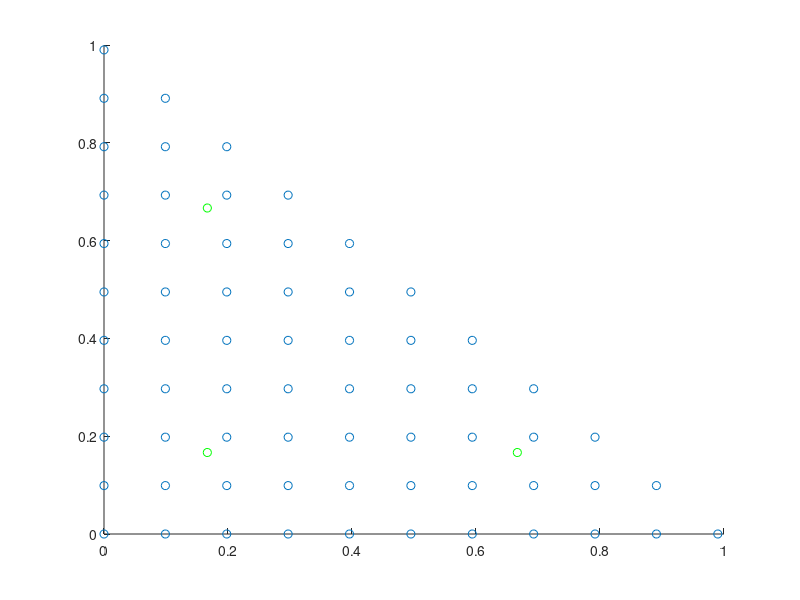
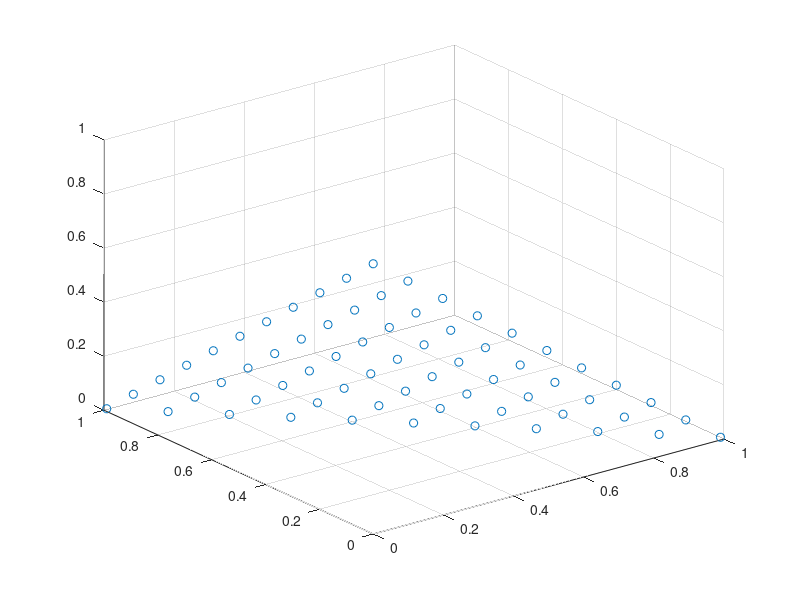

These charts were generated, in order, by the following MATLAB code: (Note: this script raises an error after producing the figures.)
% see the transformation from ref to real for the basis elements
clear
%generate v,u cordinates
% 
res = 0.099;
point = [0,0];

q2u = [[6.666666666666667e-01, ...
        1.666666666666667e-01]; ...
       [1.666666666666667e-01, ...
        6.666666666666667e-01]; ...
       [1.666666666666667e-01, ...
        1.666666666666667e-01]]';
q2w = [1.666666666666667e-01; ...
       1.666666666666667e-01; ...
       1.666666666666667e-01]';
    
u = [];
v = [];
while point(1) < 1
    while point(2) < (1-point(1))
        u = [u, point(1)];
        v = [v, point(2)];
        point(2) = point(2) + res;
    end
    point(1) = point(1) + res;
    point(2) = 0;
end

% transforms from refrance space to physical space 
a = 10;
xyz = rand(2,3)*a;


figure(1), clf
scatter(u,v); hold on
scatter(q2u(1,:),q2u(2,:),'g')

figure(2), clf
phi1 = 1-u-v;
phi2 = u;
phi3 = v;

phi1In = 1-q2u(1,:)-q2u(2,:);
phi2In = q2u(1,:);
phi3In = q2u(2,:);

scatter3(u,v,phi1)
sgtitle("phi")

scale = 0.05;
figure(3), clf
gPhi1 = [-1*ones(length(u),1) , -1*ones(length(v),1)]';
gPhi2 = [1*ones(length(u),1) , 0*ones(length(v),1)]';
gPhi3 = [0*ones(length(u),1) , 1*ones(length(v),1)]';

gPhi1In = [-1*ones(length(q2u(1,:)),1) , -1*ones(length(q2u(2,:)),1)]';
gPhi2In = [ 1*ones(length(q2u(1,:)),1)  , 0*ones(length(q2u(2,:)),1)]';
gPhi3In = [ 0*ones(length(q2u(1,:)),1)  , 1*ones(length(q2u(2,:)),1)]';

subplot(3,1,1)
quiver(u,v, gPhi1(1,:)*scale , gPhi1(2,:)*scale , 'Autoscale', 'off' ); hold on
quiver(q2u(1,:),q2u(2,:),gPhi1In(1,:)*scale,gPhi1In(2,:)*scale, 'Autoscale', 'off' ,'color','g')
subplot(3,1,2)
quiver(u,v,gPhi2(1,:)*scale,gPhi2(2,:)*scale, 'Autoscale', 'off' ), hold on
quiver(q2u(1,:),q2u(2,:),gPhi2In(1,:)*scale,gPhi2In(2,:)*scale, 'Autoscale', 'off' ,'color','g')
subplot(3,1,3)
quiver(u,v,gPhi3(1,:)*scale,gPhi3(2,:)*scale, 'Autoscale', 'off' ), hold on
quiver(q2u(1,:),q2u(2,:),gPhi3In(1,:)*scale,gPhi3In(2,:)*scale, 'Autoscale', 'off' ,'color','g')
sgtitle("gradiat of phi")
figure(31)

%%%% make trasnformation of rerfrance triangle to physical %%%%
q2x = zeros(2,length(q2w)); % allocate memorry
% 3 edge points i.e triangle
q2x = q2x + xyz(:,1)*phi1In;
q2x = q2x + xyz(:,2)*phi2In;
q2x = q2x + xyz(:,3)*phi3In;

% Jacobian
% jac = zeros(3);
% 
% jac = jac ...
%     + [xyz(1,1)*gPhi1In(1,:)', 0; ...
%        xyz(2,1)*gPhi1In', 0; ...
%        xyz(3,1)*gPhi1In', 0]';
% 
% jac = jac ...
%     + [xyz(1,2)*gPhi2In', 0; ...
%        xyz(2,2)*gPhi2In', 0; ...
%        xyz(3,2)*gPhi2In', 0]';
% 
% jac = jac ...
%     + [xyz(1,3)*gPhi3In', 0; ...
%        xyz(2,3)*gPhi3In', 0; ...
%        xyz(3,3)*gPhi3In', 0]';
% 
% jac(3,3) = 1;






%N
figure(4), clf
N1 = phi1.*gPhi2-phi2.*gPhi1;
N2 = phi2.*gPhi3-phi3.*gPhi2;
N3 = phi3.*gPhi1-phi1.*gPhi3;

N1In = phi1In.*gPhi2In-phi2In.*gPhi1In;
N2In = phi2In.*gPhi3In-phi3In.*gPhi2In;
N3In = phi3In.*gPhi1In-phi1In.*gPhi3In;



subplot(3,1,1)
quiver(u,v,N1(1,:)*scale,N1(2,:)*scale,'Autoscale', 'off'), hold on
quiver(q2u(1,:),q2u(2,:),N1In(1,:)*scale,N1In(2,:)*scale,'Autoscale', 'off')
subplot(3,1,2)
quiver(u,v,N2(1,:)*scale,N2(2,:)*scale,'Autoscale', 'off'), hold on
quiver(q2u(1,:),q2u(2,:),N2In(1,:)*scale,N2In(2,:)*scale,'Autoscale', 'off')
subplot(3,1,3)
quiver(u,v,N3(1,:)*scale,N3(2,:)*scale,'Autoscale', 'off'), hold on
quiver(q2u(1,:),q2u(2,:),N3In(1,:)*scale,N3In(2,:)*scale,'Autoscale', 'off')


sgtitle("N functions")

%n x N (S)
figure(5), clf
S1 = [-(phi1.*gPhi2(2,:)-phi2.*gPhi1(2,:)); (phi1.*gPhi2(1,:)-phi2.*gPhi1(1,:))] ;
S2 = [-(phi2.*gPhi3(2,:)-phi3.*gPhi2(2,:)); (phi2.*gPhi3(1,:)-phi3.*gPhi2(1,:))] ; 
S3 = [-(phi3.*gPhi1(2,:)-phi1.*gPhi3(2,:)); (phi3.*gPhi1(1,:)-phi1.*gPhi3(1,:))] ;
col = [0.75,0.75,0.75];
subplot(3,1,1)
quiver(u,v,N1(1,:),N1(2,:),'color',col), hold on
quiver(u,v,S1(1,:),S1(2,:))
subplot(3,1,2)
quiver(u,v,N2(1,:),N2(2,:),'color',col), hold on
quiver(u,v,S2(1,:),S2(2,:))
subplot(3,1,3)
quiver(u,v,N3(1,:),N3(2,:),'color',col), hold on
quiver(u,v,S3(1,:),S3(2,:))


sgtitle("S functions")
% usnn{1} = [-up{2}*ug{1}(1)+up{1}*ug{2}(1); -up{2}*ug{1}(2)+up{1}*ug{2}(2); 0,0,0];
% usnn{2} = [-up{2}*ug{3}(1)+up{2}*ug{3}(1); -up{2}*ug{3}(2)+up{2}*ug{3}(2); 0,0,0];
% usnn{3} = [-up{3}*ug{1}(1)+up{1}*ug{3}(1); -up{3}*ug{1}(2)+up{1}*ug{3}(2); 0,0,0];
%(n x S)
figure(6), clf
nS1 = [-phi1.*gPhi2(1,:)+phi2.*gPhi1(1,:); -phi1.*gPhi2(2,:)+phi2.*gPhi1(2,:)] ;
nS2 = [-phi2.*gPhi3(1,:)+phi3.*gPhi2(1,:); -phi2.*gPhi3(2,:)+phi3.*gPhi2(2,:)] ; %fix in code
nS3 = [-phi3.*gPhi1(1,:)+phi1.*gPhi3(1,:); -phi3.*gPhi1(2,:)+phi1.*gPhi3(2,:)] ;
subplot(3,1,1)
quiver(u,v,S1(1,:),S1(2,:),'color',col), hold on
quiver(u,v,nS1(1,:),nS1(2,:))
subplot(3,1,2)
quiver(u,v,S2(1,:),S2(2,:),'color',col), hold on
quiver(u,v,nS2(1,:),nS2(2,:))
subplot(3,1,3)
quiver(u,v,S3(1,:),S3(2,:),'color',col), hold on
quiver(u,v,nS3(1,:),nS3(2,:))

sgtitle("n x S functions")

%%
figure(7), clf, hold on
a = 10;
ranTri = rand(2,3)*a;
subplot(1,1,1)
plot([0,0,a,a,0],[0,a,a,0,0])
plot([ranTri(1,:),ranTri(1,1)],[ranTri(2,:),ranTri(2,1)])

scale = 0.4;
res = 0.5;
x = 0:res:a;
y = 0:res:a;
[x,y] = meshgrid(x,y);
q = zeros(size(y));
w = sin((pi*x)./a);
quiver(x,y,q*scale,w*scale,'Autoscale', 'off')

%q2u = [0,0;1,0;0,1]';

q2uTx = ranTri(1,1)+(ranTri(1,2)-ranTri(1,1))*q2u(2,:)+(ranTri(1,3)-ranTri(1,1))*q2u(1,:);
q2uTy = ranTri(2,1)+(ranTri(2,2)-ranTri(2,1))*q2u(2,:)+(ranTri(2,3)-ranTri(2,1))*q2u(1,:);
scatter(q2uTx,q2uTy,'x');

qIn = zeros(size(q2uTx));
%wIn = [1,1,1];
wIn = sin(pi*q2uTx/a);

quiver(q2uTx,q2uTy,qIn*scale,wIn*scale,'g','Autoscale', 'off')

xlim([-1,11])
ylim([-1,11])


% ipTmp = sum([qIn; wIn; qIn]);
% ipTmp * q2w' * det_jac;
%  
ug{1} = [-1 -1]';
ug{2} = [+1 0]';
ug{3} = [0 +1]';

xyz = [ranTri;0,0,0];
%Jacobian
jac = zeros(3);
for iIdx = 1:3
    jac = jac ...
        + [xyz(1,iIdx)*ug{iIdx}', 0; ...
           xyz(2,iIdx)*ug{iIdx}', 0; ...
           xyz(3,iIdx)*ug{iIdx}', 0]';
end
jac(3,3) = 1;
%hige res points in triangle

jacU = zeros(3);
jacU = [xyz(1,3)-xyz(1,1), xyz(1,2)-xyz(1,1); ...
        xyz(2,3)-xyz(2,1), xyz(2,2)-xyz(2,1)];

q2w = [1.666666666666667e-01; ...
       1.666666666666667e-01; ...
       1.666666666666667e-01]';
   
   
%Tx = ranTri(1,1)+(ranTri(1,2)-ranTri(1,1))*u+(ranTri(1,3)-ranTri(1,1))*v;
%Ty = ranTri(2,1)+(ranTri(2,2)-ranTri(2,1))*u+(ranTri(2,3)-ranTri(2,1))*v;

%scatter(Tx,Ty,'x')

Area = 1/2*abs(xyz(1,1)*(xyz(2,2)-xyz(2,3))+ xyz(1,2)*(xyz(2,3)-xyz(2,1)) + xyz(1,3)*(xyz(2,1)-xyz(2,2)));
Area_estimate = [1,1,1]*q2w'*det(jac);
fprintf("Area: %f\n",Area);
fprintf("Det_jac: %f\n",det(jac))
fprintf("Det_jac*0.5: %f\n",det(jac)*0.5)
fprintf("estimat: %f\n",Area_estimate);
fprintf("Area/estimat: %f\n",Area/Area_estimate);
fprintf("estimat/Area: %f\n",Area_estimate/Area);

% 
% num_of_points = 100;
% Area_pr_point = Area/100;
% 
% sum(points*Area_pr_point)
